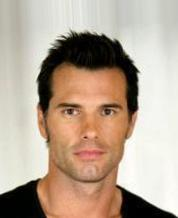
#> input picture data_augmentation_methods/data/selected_images/008749_faces.jpg, 178 x 218 px; its folder holds only this picture in this run
$ jupyter execute --allow-errors testing.ipynb
#> lines starting #> are read from the running program, lines starting #| are printed output that depends on the picture; after the words box and inside, x2 and y2 are one past the last pixel; in counts of white or black regions, pixels touching at a corner belong together
# Implementing augmentation and testing

## Images selection

[cell 1]
import numpy as np
import pandas as pd
import random

#> (a cell that did not finish here is left out)

#> (a cell that did not finish here is left out)

[cell 4]
def seed_all(seed):
    np.random.seed(seed)
    random.seed(seed)

seed_all(42)

[cell 5]
# randomly select n samples from each category
n = 10
#> (the rest of this cell did not finish here and is left out)

# You must have downloaded the images for next step, if no -> the selected_images directory with the selected images has already been created, just skip the next cell

#> (a cell that did not finish here is left out)

## Augmentation

### Overview
A comprehensive image augmentation tool for creating degraded images to train ML models for image restoration tasks.

### Features

#### **Degradation Types**
- **Noise**: Gaussian, salt-pepper, speckle
- **Blur**: Gaussian, median, motion blur
- **Resolution**: Downscaling with upscaling artifacts
- **Compression**: JPEG artifacts (quality 20-30)
- **Physical damage**: Scratches and dust spots
- **Color**: Grayscale conversion

#### **Combined Scenarios**
- **`combined_restoration`**: Dust_and_Scratch/None + noise(Gaussian/SP/Speckle) + low resolution/compression
- **`combined_superres`**: Blur(Gaussian/Median/Motion blur) + resolution reduction/compression
- **`combined_colorization`**: Grayscale + Noise(Gaussian/SP/Speckle)/Blur(Gaussian/Median/Motion blur)/None

### Methods

#### Core Methods
| Method | Description | Parameters |
|--------|-------------|------------|
| `add_noise()` | Adds various noise types | `noise_type`, `amount` |
| `resolution_reduce()` | Simulates low resolution | `scale` factor |
| `add_blur()` | Applies different blur types | `blur_type`, `kernel_size` |
| `compress_image()` | JPEG compression artifacts | `quality` level |
| `add_dust_and_scratch()` | Physical damage simulation | Random scratches/dust |

#### Scratch Generation
- **Random**: Short scratches in random locations
- **Edge-to-edge**: Long scratches crossing image boundaries using parametric line equations

[cell 7]
import cv2
import numpy as np
import os
from PIL import Image, ImageFilter
import matplotlib.pyplot as plt
from skimage import util
import random

[cell 8]
class ImageAugmentor:
    def __init__(self, input_dir="data/selected_images", output_dir="data/augmented_images"):
        self.input_dir = input_dir
        self.output_dir = output_dir
        self.create_output_directories()

    def create_output_directories(self):
        subdirs = [
            'low_resolution',
            'blurred',
            'noisy',
            'grayscale',
            'jpeg_compressed',
            'combined',
            'scratch_and_dust'
        ]

        os.makedirs(self.output_dir, exist_ok=True)

        for subdir in subdirs:
            os.makedirs(f"{self.output_dir}/{subdir}", exist_ok=True)

    def add_noise(self, image, noise_type='gaussian', a=0.05):
        if noise_type == 'gaussian':
            noise = np.random.normal(0, a * 255, image.shape).astype(np.uint8)
            noisy_image = cv2.add(image, noise)
        elif noise_type == 'salt_pepper':
            noisy_image = util.random_noise(image, mode='s&p', amount=a)
            noisy_image = (255 * noisy_image).astype(np.uint8)
        elif noise_type == 'speckle':
            noise = np.random.randn(*image.shape).astype(np.uint8)
            noisy_image = image + image * noise * a
            noisy_image = np.clip(noisy_image, 0, 255).astype(np.uint8)
        else:
            raise ValueError("Unsupported noise type")
        return noisy_image

    def resolution_reduce(self, image, scale=0.5):
        height, width = image.shape[:2]
        smaller_image = cv2.resize(image, (int(width * scale), int(height * scale)), interpolation=cv2.INTER_AREA)
        restored_image = cv2.resize(smaller_image, (width, height), interpolation=cv2.INTER_CUBIC)
        return restored_image

    def add_blur(self, image, blur_type='gaussian', ksize=1):
        if blur_type == 'gaussian':
            blurred_image = cv2.GaussianBlur(image, (ksize, ksize), 0)
        elif blur_type == 'median':
            blurred_image = cv2.medianBlur(image, ksize)
        elif blur_type == 'motion':
            kernel = np.zeros((ksize, ksize))
            kernel[int((ksize - 1)/2), :] = np.ones(ksize)
            kernel = kernel / ksize
            blurred_image = cv2.filter2D(image, -1, kernel)
        else:
            raise ValueError("Unsupported blur type")
        return blurred_image

    def compress_image(self, image, quality=20):
        encode_param = [int(cv2.IMWRITE_JPEG_QUALITY), quality]
        _, encimg = cv2.imencode('.jpg', image, encode_param)
        compressed = cv2.imdecode(encimg, 1)
        return compressed

    def grayscale(self, image):
        gray_image = cv2.cvtColor(image, cv2.COLOR_BGR2GRAY)
        return gray_image

    def add_dust_and_scratch(self, image):
        num_scratches = random.randint(0, 3)
        num_dust = random.randint(10, 20)
        corrupted = image.copy()
        h, w = corrupted.shape[:2]

        for _ in range(num_scratches):
            scratch_type = random.choice(['random', 'edge_to_edge'])
            if scratch_type == 'random':
                pt1 = (random.randint(0, w), random.randint(0, h))
                pt2 = (random.randint(0, w), random.randint(0, h))
            else:
                center_x = random.randint(0, w-1)
                center_y = random.randint(0, h-1)

                angle = random.uniform(0, 2 * np.pi)

                dx = np.cos(angle)
                dy = np.sin(angle)

                intersections = []

                if dx != 0:
                    t = (w - 1 - center_x) / dx
                    y = center_y + t * dy
                    if 0 <= y <= h - 1:
                        intersections.append((w - 1, int(y)))

                if dx != 0:
                    t = (0 - center_x) / dx
                    y = center_y + t * dy
                    if 0 <= y <= h - 1:
                        intersections.append((0, int(y)))

                if dy != 0:
                    t = (h - 1 - center_y) / dy
                    x = center_x + t * dx
                    if 0 <= x <= w - 1:
                        intersections.append((int(x), h - 1))

                if dy != 0:
                    t = (0 - center_y) / dy
                    x = center_x + t * dx
                    if 0 <= x <= w - 1:
                        intersections.append((int(x), 0))

                if len(intersections) >= 2:
                    intersections.sort(key=lambda p: (p[0] - center_x)**2 + (p[1] - center_y)**2)
                    pt1 = intersections[0]
                    pt2 = intersections[-1]
                else:
                    pt1 = (random.randint(0, w-1), random.randint(0, h-1))
                    pt2 = (random.randint(0, w-1), random.randint(0, h-1))


            gray_value = random.randint(110, 210)
            color = (gray_value, gray_value, gray_value)
            cv2.line(corrupted, pt1, pt2, color, 1)

        for _ in range(num_dust):
            center = (random.randint(0, w), random.randint(0, h))
            radius = random.randint(1, 2)
            gray_value = random.randint(110, 210)
            color = (gray_value, gray_value, gray_value)
            cv2.circle(corrupted, center, radius, color, -1)

        return corrupted

    def process_images(self, augmentation_type=['low_resolution', 'blurred_gaussian', 'blurred_median', 'blurred_motion', 'noisy_gaussian', 'noisy_salt_pepper', 'noisy_speckle', 'grayscale', 'jpeg_compressed', 'dust_and_scratch', 'combined_restauration', 'combined_superres', 'combined_colorization', 'all']):
        for filename in os.listdir(self.input_dir):
            if filename.endswith(".jpg") or filename.endswith(".png"):
                image_path = os.path.join(self.input_dir, filename)
                image = cv2.imread(image_path)
#> image is the input picture: shape (218, 178, 3); mean B, G, R 148.5, 165.3, 183.3
                base_name = os.path.splitext(filename)[0].split('.')[0]
                if 'all' in augmentation_type:
                    augmentation_type = ['low_resolution', 'blurred_gaussian', 'blurred_median', 'blurred_motion', 'noisy_gaussian', 'noisy_salt_pepper', 'noisy_speckle', 'grayscale', 'jpeg_compressed', 'dust_and_scratch', 'combined_restauration', 'combined_superres', 'combined_colorization']

                if 'low_resolution' in augmentation_type:
                    low_res = self.resolution_reduce(image, np.random.choice([0.3, 0.4, 0.5]))
#> in resolution_reduce, `smaller_image = cv2.resize(image, (int(width * scale), int(height * sc..`:
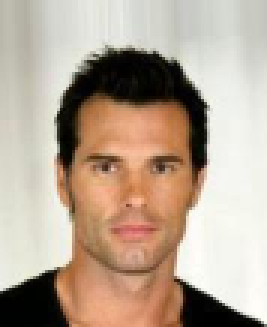
#> smaller_image: shape (109, 89, 3) (shown 3 times larger); mean B, G, R 148.6, 165.5, 183.5
                    cv2.imwrite(f"{self.output_dir}/low_resolution/{base_name}_lowres.jpg", low_res)

                if 'blurred_gaussian' in augmentation_type:
                    blurred_gaussian = self.add_blur(image, 'gaussian', np.random.choice([3,5,7,9]))
#> in add_blur, `blurred_image = cv2.GaussianBlur(image, (ksize, ksize), 0)`:
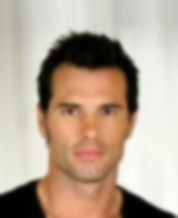
#> blurred_image: shape (218, 178, 3); mean B, G, R 148.5, 165.3, 183.3
                    cv2.imwrite(f"{self.output_dir}/blurred/{base_name}_blur_gaussian.jpg", blurred_gaussian)

                if 'blurred_median' in augmentation_type:
                    blurred_median = self.add_blur(image, 'median', np.random.choice([3,5]))
                    cv2.imwrite(f"{self.output_dir}/blurred/{base_name}_blur_median.jpg", blurred_median)

                if 'blurred_motion' in augmentation_type:
                    blurred_motion = self.add_blur(image, 'motion', np.random.choice([3,5]))
                    cv2.imwrite(f"{self.output_dir}/blurred/{base_name}_blur_motion.jpg", blurred_motion)

                if 'noisy_gaussian' in augmentation_type:
                    noisy_gaussian = self.add_noise(image, 'gaussian', np.random.choice([0.0015, 0.002, 0.001]))
#> in add_noise, `noise = np.random.normal(0, a * 255, image.shape).astype(np.uint8)`:
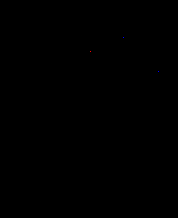
#> noise: shape (218, 178, 3); mean B, G, R 0, 0, 0
                    cv2.imwrite(f"{self.output_dir}/noisy/{base_name}_noise_gaussian.jpg", noisy_gaussian)

                if 'noisy_salt_pepper' in augmentation_type:
                    noisy_sp = self.add_noise(image, 'salt_pepper', np.random.choice([0.005, 0.01, 0.015, 0.02]))
                    cv2.imwrite(f"{self.output_dir}/noisy/{base_name}_noise_sp.jpg", noisy_sp)

                if 'noisy_speckle' in augmentation_type:
                    noisy_speckle = self.add_noise(image, 'speckle', np.random.choice([0.05, 0.1, 0.15, 0.2, 0.25, 0.3]))
#> call 3 of add_noise, with noise_type = 'speckle', a = 0.15
#> in add_noise (call 3), `noisy_image = image + image * noise * a`:
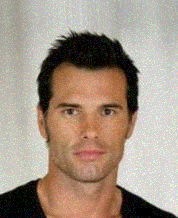
#> noisy_image: shape (218, 178, 3) float64; mean B, G, R 154.2, 171.3, 189.3; drawn with min black and max white
#> in add_noise (call 3), `noisy_image = np.clip(noisy_image, 0, 255).astype(np.uint8)`:
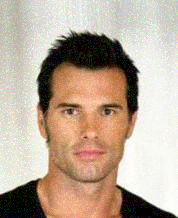
#> noisy_image: shape (218, 178, 3); mean B, G, R 153.6, 170.3, 188.2
                    cv2.imwrite(f"{self.output_dir}/noisy/{base_name}_noise_speckle.jpg", noisy_speckle)

                if 'grayscale' in augmentation_type:
                    grayscale = self.grayscale(image)
#> in grayscale, `gray_image = cv2.cvtColor(image, cv2.COLOR_BGR2GRAY)`:
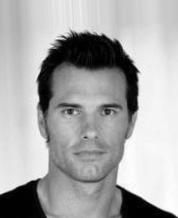
#> gray_image: shape (218, 178); min 0, max 255, mean 168.8
                    cv2.imwrite(f"{self.output_dir}/grayscale/{base_name}_grayscale.jpg", grayscale)

                if 'jpeg_compressed' in augmentation_type:
                    compressed = self.compress_image(image, np.random.choice([20, 30]))
#> in compress_image, `encode_param = [int(cv2.IMWRITE_JPEG_QUALITY), quality]`: encode_param = [1, 20]
#> in compress_image, `_, encimg = cv2.imencode('.jpg', image, encode_param)`: encimg = 2657 values, max 255 at index 0, min 0 at index 4, mean 113.1
                    cv2.imwrite(f"{self.output_dir}/jpeg_compressed/{base_name}_compressed.jpg", compressed)

                if 'dust_and_scratch' in augmentation_type:
                    dust_scratch = self.add_dust_and_scratch(image)
#> after the loop in add_dust_and_scratch, `for _ in range(num_dust):`:
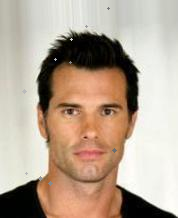
#> corrupted: shape (218, 178, 3); 0.21% of pixels changed, all inside (x1, y1, x2, y2) = (22, 7, 117, 186)
                    cv2.imwrite(f"{self.output_dir}/scratch_and_dust/{base_name}_dust_scratch.jpg", dust_scratch)

                if 'combined_restauration' in augmentation_type:
                    if random.random() < 0.4:
                        combined_restoration = self.add_dust_and_scratch(image)
#> after the loop in add_dust_and_scratch (call 2), `for _ in range(num_dust):`:
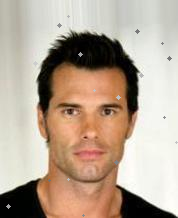
#> corrupted: shape (218, 178, 3); 0.4% of pixels changed, all inside (x1, y1, x2, y2) = (6, 15, 178, 217)
                    else:
                        combined_restoration = image.copy()

                    n = random.random()
                    if n < 0.5:
                        combined_restoration = self.add_noise(combined_restoration, 'speckle', np.random.choice([0.05, 0.1, 0.15, 0.2, 0.25, 0.3]))
                    elif n < 0.75:
                        combined_restoration = self.add_noise(combined_restoration, 'salt_pepper', np.random.choice([0.005, 0.01, 0.015, 0.02]))
#> call 4 of add_noise, with noise_type = 'salt_pepper', a = 0.02
#> in add_noise (call 4), `noisy_image = util.random_noise(image, mode='s&p', amount=a)`:
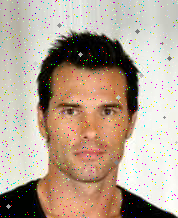
#> noisy_image: shape (218, 178, 3) float64; mean B, G, R 0.58, 0.645, 0.714
                    else:
                        combined_restoration = self.add_noise(combined_restoration, 'gaussian', np.random.choice([0.0015, 0.002, 0.001]))

                    n = random.random()
                    if n < 0.33:
                        combined_restoration = self.resolution_reduce(combined_restoration, np.random.choice([0.3, 0.4, 0.5]))
                    elif n < 0.66:
                        combined_restoration = self.compress_image(combined_restoration, np.random.choice([20, 30]))

                    cv2.imwrite(f"{self.output_dir}/combined/{base_name}_for_restoration.jpg", combined_restoration)

                if 'combined_superres' in augmentation_type:
                    n = random.random()
                    if n < 0.5:
                        super_low_res = self.add_blur(image, 'motion', np.random.choice([3,5]))
                    elif n < 0.75:
                        super_low_res = self.add_blur(image, 'median', np.random.choice([3,5]))
                    else:
                        super_low_res = blurred_gaussian = self.add_blur(image, 'gaussian', np.random.choice([3,5,7,9]))
                    n = random.random()
                    if n < 0.5:
                        super_low_res = self.resolution_reduce(super_low_res, np.random.choice([0.3, 0.4, 0.5]))
#> call 2 of resolution_reduce, with scale = 0.3
#> in resolution_reduce (call 2), `smaller_image = cv2.resize(image, (int(width * scale), int(height * sc..`:
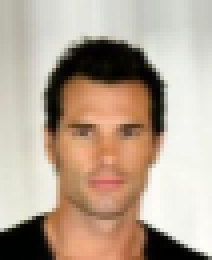
#> smaller_image: shape (65, 53, 3) (shown 4 times larger); mean B, G, R 148.5, 165.3, 183.3
                    else:
                        super_low_res = self.compress_image(super_low_res, np.random.choice([20, 30]))

                    cv2.imwrite(f"{self.output_dir}/combined/{base_name}_for_superres.jpg", super_low_res)

                if 'combined_colorization' in augmentation_type:
                    for_colorization = self.grayscale(image)
                    n = random.random()
                    if n < 0.4:
                        n = random.random()
                        if n < 0.5:
                            for_colorization = self.add_noise(for_colorization, 'speckle', np.random.choice([0.05, 0.1]))
                        elif n < 0.75:
                            for_colorization = self.add_noise(for_colorization, 'salt_pepper', np.random.choice([0.005, 0.01]))
                        else:
                            for_colorization = self.add_noise(for_colorization, 'gaussian', np.random.choice([0.0015, 0.001]))
                    elif n < 0.8:
                        n = random.random()
                        if n < 0.5:
                            for_colorization = self.add_blur(for_colorization, 'motion', 3)
                        elif n < 0.75:
                            for_colorization = self.add_blur(for_colorization, 'median', 3)
                        else:
                            for_colorization = blurred_gaussian = self.add_blur(for_colorization, 'gaussian', np.random.choice([3,5]))

                    cv2.imwrite(f"{self.output_dir}/combined/{base_name}_for_colorization.jpg", for_colorization)


                print(f"Image processed: {filename}")

$ run again, on data_augmentation_methods/data/selected_images/029735_faces.jpg
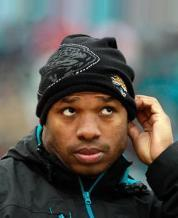
#> input picture data_augmentation_methods/data/selected_images/029735_faces.jpg, 178 x 218 px
#> in process_images, image is the input picture: shape (218, 178, 3); mean B, G, R 81.9, 87.4, 89.1
#> in grayscale, `gray_image = cv2.cvtColor(image, cv2.COLOR_BGR2GRAY)`:
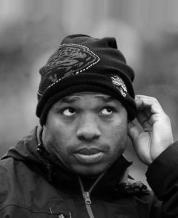
#> gray_image: shape (218, 178); min 0, max 249, mean 87.3
#> encode_param = [1, 20]
#> encimg = 3190 values, max 255 at index 0, min 0 at index 4, mean 116.9
#> in resolution_reduce (call 2), `smaller_image = cv2.resize(image, (int(width * scale), int(height * sc..`:
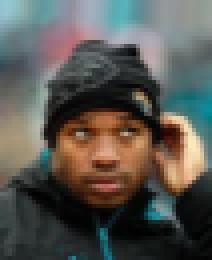
#> smaller_image: shape (65, 53, 3) (shown 4 times larger); mean B, G, R 81.9, 87.4, 89.1

$ run again, on data_augmentation_methods/data/selected_images/036033_faces.jpg
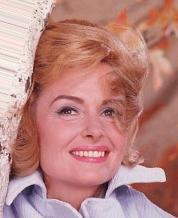
#> input picture data_augmentation_methods/data/selected_images/036033_faces.jpg, 178 x 218 px
#> in process_images, image is the input picture: shape (218, 178, 3); mean B, G, R 128.6, 132.6, 185.8
#> encode_param = [1, 20]
#> encimg = 3371 values, max 255 at index 0, min 0 at index 4, mean 117.5
#> in resolution_reduce (call 2), `smaller_image = cv2.resize(image, (int(width * scale), int(height * sc..`:
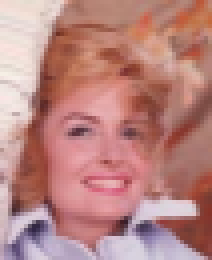
#> smaller_image: shape (65, 53, 3) (shown 4 times larger); mean B, G, R 128.6, 132.6, 185.8
